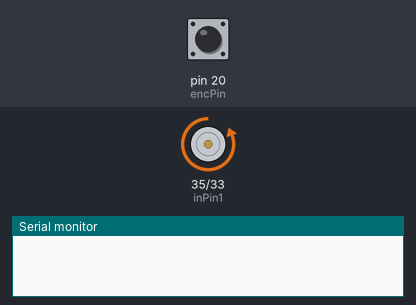
Recording of a sketch running on a simulated Arduino Mega 2560, built with avr-gcc and run on an emulated ATmega2560. Shown: motor-driver pin pairs drawn as motors (green arrow = first pin HIGH = forward, orange = second pin HIGH = backward, longer = more drive, scaled by the enable pin), the last lines printed to the serial monitor. The test bench sets the inputs (shaded band); at power-on: pin 20 (encPin) HIGH.

Above: at 3.2 s.
3.3 s: pin 20 (encPin) pulsed LOW 2 times (0.12 s each, 0.3 s apart)
At 4.1 s:
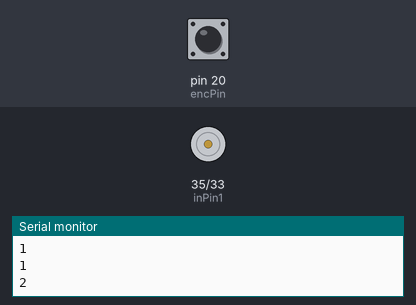
At 5.7 s:
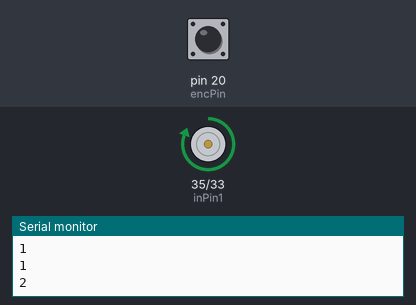
Timing chart, 0 to 7.2 s (numbered marks = the images above; inputs shaded):
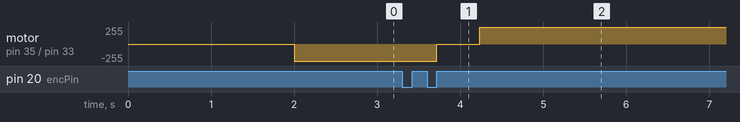

The sketch:

MovementDemo.ino
```cpp
#define pwmPin 37 // DC velocity
#define encPin 20 // Encoder
#define inPin1 35 // DC dir1
#define inPin2 33 // DC dir2


int dir = 1;
int e = 0;
bool arrived = false;

int targetPos = 5;
int motorDir = 1;
int encPos = 0;

void setMotor(int dir, int pwmVal) {
  digitalWrite(inPin1, dir==1);
  digitalWrite(inPin2, dir==-1);
  analogWrite(pwmPin,pwmVal);
}

void readEncoder() {
  Serial.println(encPos);
  encPos -= dir;
  e = targetPos - encPos;
  Serial.println(encPos);
  arrived = (abs(e) < 2);
  if (arrived) {
    encPos -= dir;
    setMotor(0, 0);
    dir=0;
  }
}

void setup() {
  Serial.begin(9600);
  delay(2000);
  pinMode(inPin1, OUTPUT);
  pinMode(inPin2, OUTPUT);
  pinMode(pwmPin, OUTPUT);
  pinMode(encPin, INPUT);
  attachInterrupt(digitalPinToInterrupt(encPin),readEncoder,RISING);
  targetPos = 3; // <------- CHANGE TARGET POS HERE

}

void loop() {
  if (arrived) {
    setMotor(0,0);
    targetPos *= -1;
    arrived = false;
    delay(500);
  } else {
    dir = -1;
    e = targetPos - encPos;
    if (e < 0) {dir = 1;}
    setMotor(dir, 130);
  }
  delay(10);
}
```

Measured:
- after the input at 3.3 s, motor on pin 35 (inPin1) / pin 33 (inPin2): backward 255/255 → stopped after 0.42 s, → forward 255/255 0.52 s later
